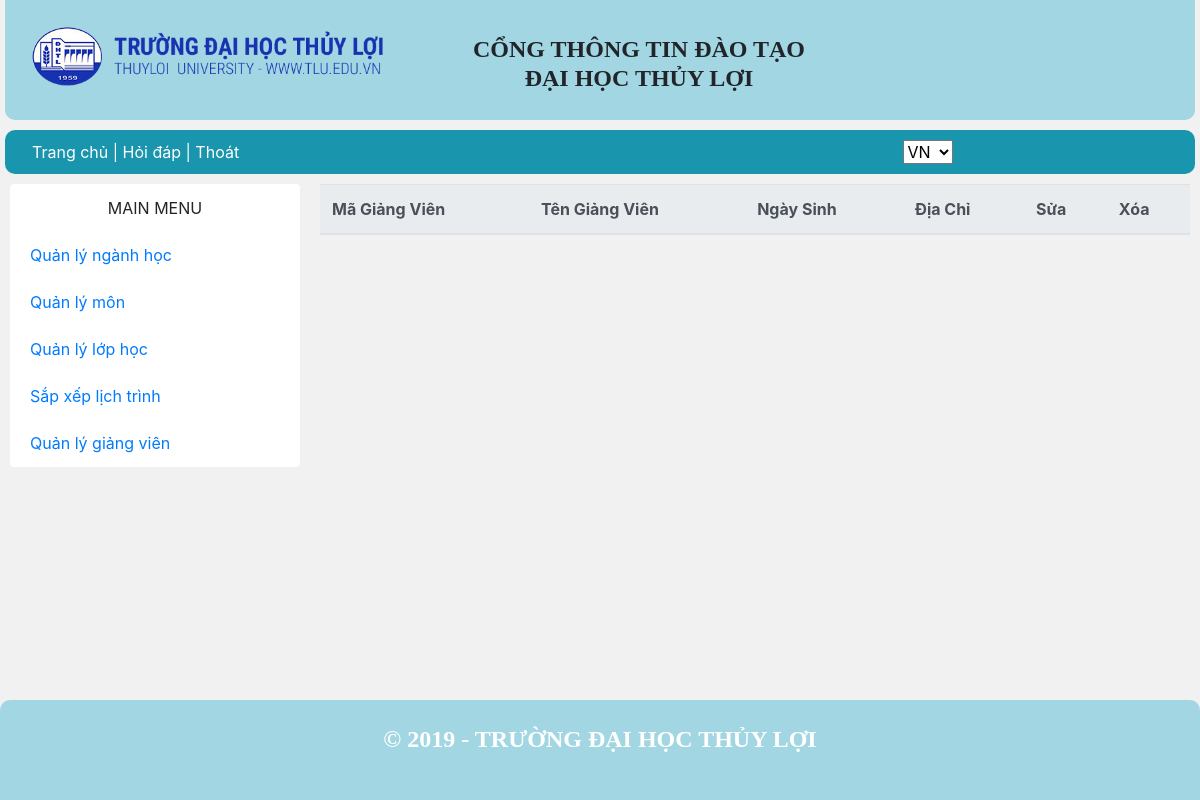
Before: /QuanLy/quanly_CNgiangvien.php with the older database file.
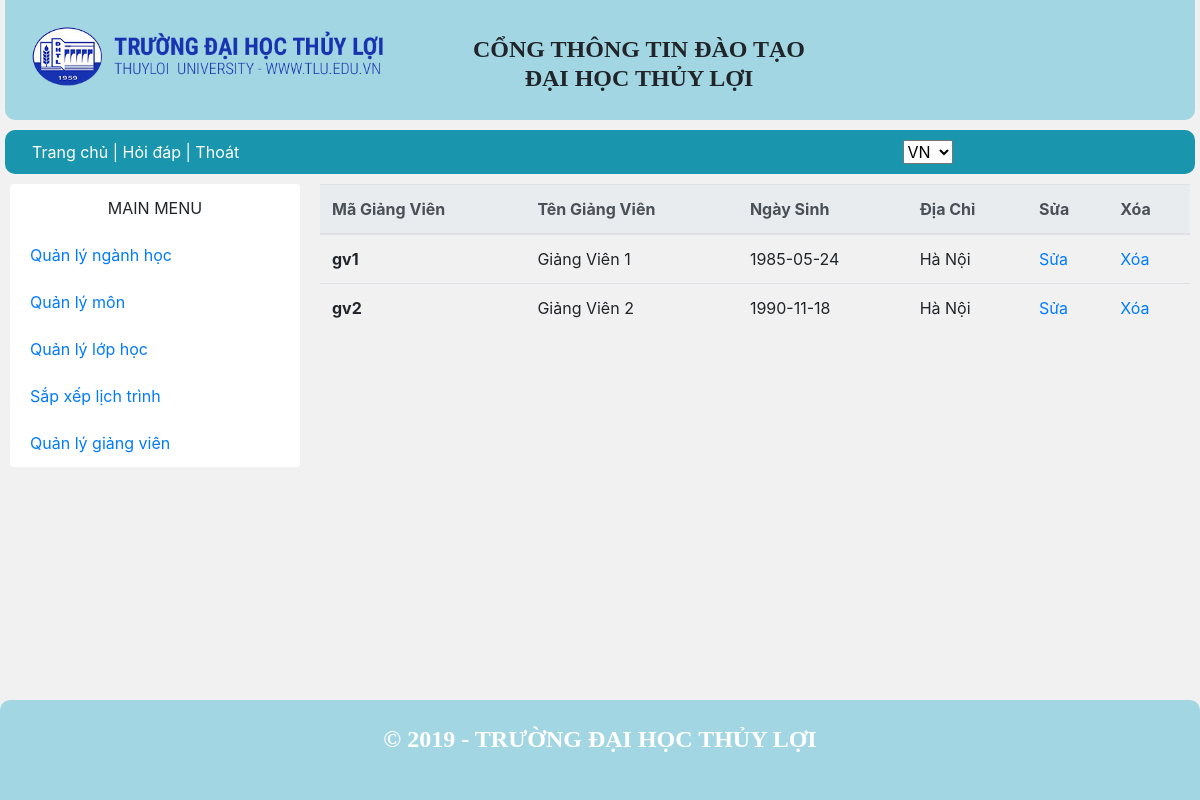
After: the same page with the newer database file.
### tables this page shows
CREATE TABLE `giangvien` (
  `MaGV` varchar(10) NOT NULL,
  `HoTenGV` varchar(30) DEFAULT NULL,
  `NgaySinh` date DEFAULT NULL,
  `DiaChi` varchar(30) DEFAULT NULL,
  `MaTK` varchar(10) DEFAULT NULL
);

### QuanLy/quanly_CNgiangvien.php (the view, shortened to what this page needs)
<?php require_once("../includes/mysqli_connect.php"); ?>
<?php require ("../includes/dautrang.php"); ?>
<?php
    $sql = "SELECT MaGV,HoTenGV,NgaySinh,DiaChi FROM giangvien";
    $query = mysqli_query($dbcon,$sql);
?>
<main>
<?php require ("../includes/nav.php"); ?>
      <div class="grid-container">
      <?php require ("navquanly.php"); ?>
        <div class="grid-item item2">
        <table class="table">
      <thead class="thead-light">
        <tr>
          <th scope="col">Mã Giảng Viên</th>
          <th scope="col">Tên Giảng Viên</th>
          <th scope="col">Ngày Sinh </th>
          <th scope="col">Địa Chỉ</th>
          <th scope="col">Sửa</th>
          <th scope="col">Xóa</th>
        </tr>
      </thead>
      <tbody>
          <?php
            while ( $row = mysqli_fetch_array($query)) {
               $MaGV = $row['MaGV'];
        ?>
        <tr>
            <th  scope="row" ><?php echo $row['MaGV']; ?></th>
            <td><?php echo $row['HoTenGV']; ?></td>
            <td><?php echo $row['NgaySinh']; ?></td>
            <td><?php echo $row['DiaChi']; ?></td>
            <td><a href="capnhatgiangvien.php?id=<?php echo $MaGV;?>">Sửa</a></td>
            <td><a href="quanly_CNgiangvien.php?id_delete=<?php echo $MaGV;?>">Xóa</a></td>
        </tr>
        <?php } ?>
      </tbody>
    </table>
        </div>
      </div>
    </main>
    <?php require ("../includes/chantrang.php"); ?>

Changed rows visible on the page:
added giangvien: MaGV "gv1", HoTenGV "Giảng Viên 1", NgaySinh "1985-05-24", DiaChi "Hà Nội"
added giangvien: MaGV "gv2", HoTenGV "Giảng Viên 2", NgaySinh "1990-11-18", DiaChi "Hà Nội"
